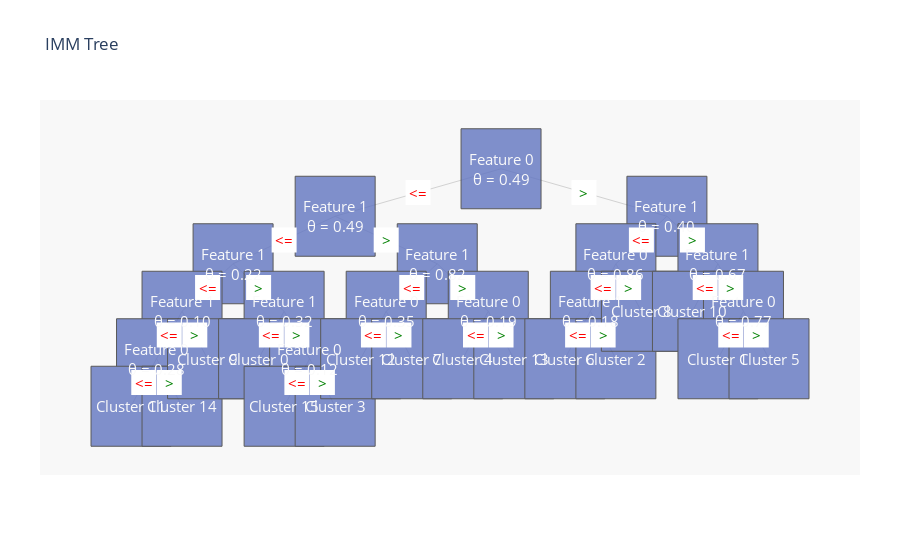

The code cell stored with this chart in its notebook:
### Code cell
#initialize with n clusters
imm = Extractor.imm(exact_cluster_to_search)
imm.fit(X_train)
imm.drawTree()

Y_pred_1=imm.predict_on_more_data(X_test)

print('rand_score is: ',metrics.rand_score(Y_test_Z,Y_pred_1),' , ARI score is : ',metrics.adjusted_rand_score(Y_test_Z,Y_pred_1),' , AMI score is: ',metrics.adjusted_mutual_info_score(Y_test_Z,Y_pred_1),' , silhoutte score is: ',metrics.silhouette_score(X_test,Y_pred_1))

### Figure 1 — Plotly figure (JSON) as saved in the notebook; plotly's stock layout.template omitted (floating-point values rounded to 4 significant figures)
{"data": [{"hoverinfo": "none", "line": {"color": "rgb(210,210,210)", "width": 1}, "mode": "lines", "type": "scatter", "x": [0, -3.25, null, 0, 3.25, null, -3.25, -5.25, null, -3.25, -1.25, null, -5.25, -6.25, null, -5.25, -4.25, null, -6.25, -6.75, null, -6.25, -5.75, null, -6.75, -7.25, null, -6.75, -6.25, null, -4.25, -4.75, null, -4.25, -3.75, null, -3.75, -4.25, null, -3.75, -3.25, null, -1.25, -2.25, null, -1.25, -0.25, null, -2.25, -2.75, null, -2.25, -1.75, null, -0.25, -0.75, null, -0.25, 0.25, null, 3.25, 2.25, null, 3.25, 4.25, null, 2.25, 1.75, null, 2.25, 2.75, null, 1.75, 1.25, null, 1.75, 2.25, null, 4.25, 3.75, null, 4.25, 4.75, null, 4.75, 4.25, null, 4.75, 5.25, null], "y": [10, 9, null, 10, 9, null, 9, 8, null, 9, 8, null, 8, 7, null, 8, 7, null, 7, 6, null, 7, 6, null, 6, 5, null, 6, 5, null, 7, 6, null, 7, 6, null, 6, 5, null, 6, 5, null, 8, 7, null, 8, 7, null, 7, 6, null, 7, 6, null, 7, 6, null, 7, 6, null, 9, 8, null, 9, 8, null, 8, 7, null, 8, 7, null, 7, 6, null, 7, 6, null, 8, 7, null, 8, 7, null, 7, 6, null, 7, 6, null]}, {"hoverinfo": "none", "marker": {"color": "#6175c1", "line": {"color": "rgb(50,50,50)", "width": 1}, "size": 80, "symbol": "square"}, "mode": "markers", "name": "bla", "opacity": 0.8, "text": ["Feature 0<br>θ = 0.49", "Feature 1<br>θ = 0.49", "Feature 1<br>θ = 0.22", "Feature 1<br>θ = 0.10", "Feature 0<br>θ = 0.28", "Cluster 11", "Cluster 14", "Cluster 9", "Feature 1<br>θ = 0.32", "Cluster 0", "Feature 0<br>θ = 0.12", "Cluster 15", "Cluster 3", "Feature 1<br>θ = 0.82", "Feature 0<br>θ = 0.35", "Cluster 12", "Cluster 7", "Feature 0<br>θ = 0.19", "Cluster 4", "Cluster 13", "Feature 1<br>θ = 0.40", "Feature 0<br>θ = 0.86", "Feature 1<br>θ = 0.18", "Cluster 6", "Cluster 2", "Cluster 8", "Feature 1<br>θ = 0.67", "Cluster 10", "Feature 0<br>θ = 0.77", "Cluster 1", "Cluster 5"], "type": "scatter", "x": [0, -3.25, -5.25, -6.25, -6.75, -7.25, -6.25, -5.75, -4.25, -4.75, -3.75, -4.25, -3.25, -1.25, -2.25, -2.75, -1.75, -0.25, -0.75, 0.25, 3.25, 2.25, 1.75, 1.25, 2.25, 2.75, 4.25, 3.75, 4.75, 4.25, 5.25], "y": [10, 9, 8, 7, 6, 5, 5, 6, 7, 6, 6, 5, 5, 8, 7, 6, 6, 7, 6, 6, 9, 8, 7, 6, 6, 7, 8, 7, 7, 6, 6]}, {"hoverinfo": "none", "marker": {"color": "#FFFFFF", "line": {"color": "rgb(250,250,250)", "width": 0}, "size": 25, "symbol": "square"}, "mode": "markers", "name": "bla", "opacity": 1, "type": "scatter", "x": [-1.625, 1.625, -4.25, -2.25, -5.75, -4.75, -6.5, -6, -7, -6.5, -4.5, -4, -4, -3.5, -1.75, -0.75, -2.5, -2, -0.5, 0, 2.75, 3.75, 2, 2.5, 1.5, 2, 4, 4.5, 4.5, 5], "y": [9.5, 9.5, 8.5, 8.5, 7.5, 7.5, 6.5, 6.5, 5.5, 5.5, 6.5, 6.5, 5.5, 5.5, 7.5, 7.5, 6.5, 6.5, 6.5, 6.5, 8.5, 8.5, 7.5, 7.5, 6.5, 6.5, 7.5, 7.5, 6.5, 6.5]}], "layout": {"annotations": [{"font": {"color": "rgb(250,250,250)", "size": 15}, "showarrow": false, "text": "Feature 0<br>θ = 0.49", "x": 0, "xref": "x", "y": 10, "yref": "y"}, {"font": {"color": "rgb(250,250,250)", "size": 15}, "showarrow": false, "text": "Feature 1<br>θ = 0.49", "x": -3.25, "xref": "x", "y": 9, "yref": "y"}, {"font": {"color": "rgb(250,250,250)", "size": 15}, "showarrow": false, "text": "Feature 1<br>θ = 0.22", "x": -5.25, "xref": "x", "y": 8, "yref": "y"}, {"font": {"color": "rgb(250,250,250)", "size": 15}, "showarrow": false, "text": "Feature 1<br>θ = 0.10", "x": -6.25, "xref": "x", "y": 7, "yref": "y"}, {"font": {"color": "rgb(250,250,250)", "size": 15}, "showarrow": false, "text": "Feature 0<br>θ = 0.28", "x": -6.75, "xref": "x", "y": 6, "yref": "y"}, {"font": {"color": "rgb(250,250,250)", "size": 15}, "showarrow": false, "text": "Cluster 11", "x": -7.25, "xref": "x", "y": 5, "yref": "y"}, {"font": {"color": "rgb(250,250,250)", "size": 15}, "showarrow": false, "text": "Cluster 14", "x": -6.25, "xref": "x", "y": 5, "yref": "y"}, {"font": {"color": "rgb(250,250,250)", "size": 15}, "showarrow": false, "text": "Cluster 9", "x": -5.75, "xref": "x", "y": 6, "yref": "y"}, {"font": {"color": "rgb(250,250,250)", "size": 15}, "showarrow": false, "text": "Feature 1<br>θ = 0.32", "x": -4.25, "xref": "x", "y": 7, "yref": "y"}, {"font": {"color": "rgb(250,250,250)", "size": 15}, "showarrow": false, "text": "Cluster 0", "x": -4.75, "xref": "x", "y": 6, "yref": "y"}, {"font": {"color": "rgb(250,250,250)", "size": 15}, "showarrow": false, "text": "Feature 0<br>θ = 0.12", "x": -3.75, "xref": "x", "y": 6, "yref": "y"}, {"font": {"color": "rgb(250,250,250)", "size": 15}, "showarrow": false, "text": "Cluster 15", "x": -4.25, "xref": "x", "y": 5, "yref": "y"}, {"font": {"color": "rgb(250,250,250)", "size": 15}, "showarrow": false, "text": "Cluster 3", "x": -3.25, "xref": "x", "y": 5, "yref": "y"}, {"font": {"color": "rgb(250,250,250)", "size": 15}, "showarrow": false, "text": "Feature 1<br>θ = 0.82", "x": -1.25, "xref": "x", "y": 8, "yref": "y"}, {"font": {"color": "rgb(250,250,250)", "size": 15}, "showarrow": false, "text": "Feature 0<br>θ = 0.35", "x": -2.25, "xref": "x", "y": 7, "yref": "y"}, {"font": {"color": "rgb(250,250,250)", "size": 15}, "showarrow": false, "text": "Cluster 12", "x": -2.75, "xref": "x", "y": 6, "yref": "y"}, {"font": {"color": "rgb(250,250,250)", "size": 15}, "showarrow": false, "text": "Cluster 7", "x": -1.75, "xref": "x", "y": 6, "yref": "y"}, {"font": {"color": "rgb(250,250,250)", "size": 15}, "showarrow": false, "text": "Feature 0<br>θ = 0.19", "x": -0.25, "xref": "x", "y": 7, "yref": "y"}, {"font": {"color": "rgb(250,250,250)", "size": 15}, "showarrow": false, "text": "Cluster 4", "x": -0.75, "xref": "x", "y": 6, "yref": "y"}, {"font": {"color": "rgb(250,250,250)", "size": 15}, "showarrow": false, "text": "Cluster 13", "x": 0.25, "xref": "x", "y": 6, "yref": "y"}, {"font": {"color": "rgb(250,250,250)", "size": 15}, "showarrow": false, "text": "Feature 1<br>θ = 0.40", "x": 3.25, "xref": "x", "y": 9, "yref": "y"}, {"font": {"color": "rgb(250,250,250)", "size": 15}, "showarrow": false, "text": "Feature 0<br>θ = 0.86", "x": 2.25, "xref": "x", "y": 8, "yref": "y"}, {"font": {"color": "rgb(250,250,250)", "size": 15}, "showarrow": false, "text": "Feature 1<br>θ = 0.18", "x": 1.75, "xref": "x", "y": 7, "yref": "y"}, {"font": {"color": "rgb(250,250,250)", "size": 15}, "showarrow": false, "text": "Cluster 6", "x": 1.25, "xref": "x", "y": 6, "yref": "y"}, {"font": {"color": "rgb(250,250,250)", "size": 15}, "showarrow": false, "text": "Cluster 2", "x": 2.25, "xref": "x", "y": 6, "yref": "y"}, {"font": {"color": "rgb(250,250,250)", "size": 15}, "showarrow": false, "text": "Cluster 8", "x": 2.75, "xref": "x", "y": 7, "yref": "y"}, {"font": {"color": "rgb(250,250,250)", "size": 15}, "showarrow": false, "text": "Feature 1<br>θ = 0.67", "x": 4.25, "xref": "x", "y": 8, "yref": "y"}, {"font": {"color": "rgb(250,250,250)", "size": 15}, "showarrow": false, "text": "Cluster 10", "x": 3.75, "xref": "x", "y": 7, "yref": "y"}, {"font": {"color": "rgb(250,250,250)", "size": 15}, "showarrow": false, "text": "Feature 0<br>θ = 0.77", "x": 4.75, "xref": "x", "y": 7, "yref": "y"}, {"font": {"color": "rgb(250,250,250)", "size": 15}, "showarrow": false, "text": "Cluster 1", "x": 4.25, "xref": "x", "y": 6, "yref": "y"}, {"font": {"color": "rgb(250,250,250)", "size": 15}, "showarrow": false, "text": "Cluster 5", "x": 5.25, "xref": "x", "y": 6, "yref": "y"}, {"font": {"color": "rgb(255,0,0)", "size": 15}, "showarrow": false, "text": "<=", "x": -1.625, "xref": "x", "y": 9.5, "yref": "y"}, {"font": {"color": "rgb(0,128,0)", "size": 15}, "showarrow": false, "text": ">", "x": 1.625, "xref": "x", "y": 9.5, "yref": "y"}, {"font": {"color": "rgb(255,0,0)", "size": 15}, "showarrow": false, "text": "<=", "x": -4.25, "xref": "x", "y": 8.5, "yref": "y"}, {"font": {"color": "rgb(0,128,0)", "size": 15}, "showarrow": false, "text": ">", "x": -2.25, "xref": "x", "y": 8.5, "yref": "y"}, {"font": {"color": "rgb(255,0,0)", "size": 15}, "showarrow": false, "text": "<=", "x": -5.75, "xref": "x", "y": 7.5, "yref": "y"}, {"font": {"color": "rgb(0,128,0)", "size": 15}, "showarrow": false, "text": ">", "x": -4.75, "xref": "x", "y": 7.5, "yref": "y"}, {"font": {"color": "rgb(255,0,0)", "size": 15}, "showarrow": false, "text": "<=", "x": -6.5, "xref": "x", "y": 6.5, "yref": "y"}, {"font": {"color": "rgb(0,128,0)", "size": 15}, "showarrow": false, "text": ">", "x": -6, "xref": "x", "y": 6.5, "yref": "y"}, {"font": {"color": "rgb(255,0,0)", "size": 15}, "showarrow": false, "text": "<=", "x": -7, "xref": "x", "y": 5.5, "yref": "y"}, {"font": {"color": "rgb(0,128,0)", "size": 15}, "showarrow": false, "text": ">", "x": -6.5, "xref": "x", "y": 5.5, "yref": "y"}, {"font": {"color": "rgb(255,0,0)", "size": 15}, "showarrow": false, "text": "<=", "x": -4.5, "xref": "x", "y": 6.5, "yref": "y"}, {"font": {"color": "rgb(0,128,0)", "size": 15}, "showarrow": false, "text": ">", "x": -4, "xref": "x", "y": 6.5, "yref": "y"}, {"font": {"color": "rgb(255,0,0)", "size": 15}, "showarrow": false, "text": "<=", "x": -4, "xref": "x", "y": 5.5, "yref": "y"}, {"font": {"color": "rgb(0,128,0)", "size": 15}, "showarrow": false, "text": ">", "x": -3.5, "xref": "x", "y": 5.5, "yref": "y"}, {"font": {"color": "rgb(255,0,0)", "size": 15}, "showarrow": false, "text": "<=", "x": -1.75, "xref": "x", "y": 7.5, "yref": "y"}, {"font": {"color": "rgb(0,128,0)", "size": 15}, "showarrow": false, "text": ">", "x": -0.75, "xref": "x", "y": 7.5, "yref": "y"}, {"font": {"color": "rgb(255,0,0)", "size": 15}, "showarrow": false, "text": "<=", "x": -2.5, "xref": "x", "y": 6.5, "yref": "y"}, {"font": {"color": "rgb(0,128,0)", "size": 15}, "showarrow": false, "text": ">", "x": -2, "xref": "x", "y": 6.5, "yref": "y"}, {"font": {"color": "rgb(255,0,0)", "size": 15}, "showarrow": false, "text": "<=", "x": -0.5, "xref": "x", "y": 6.5, "yref": "y"}, {"font": {"color": "rgb(0,128,0)", "size": 15}, "showarrow": false, "text": ">", "x": 0, "xref": "x", "y": 6.5, "yref": "y"}, {"font": {"color": "rgb(255,0,0)", "size": 15}, "showarrow": false, "text": "<=", "x": 2.75, "xref": "x", "y": 8.5, "yref": "y"}, {"font": {"color": "rgb(0,128,0)", "size": 15}, "showarrow": false, "text": ">", "x": 3.75, "xref": "x", "y": 8.5, "yref": "y"}, {"font": {"color": "rgb(255,0,0)", "size": 15}, "showarrow": false, "text": "<=", "x": 2, "xref": "x", "y": 7.5, "yref": "y"}, {"font": {"color": "rgb(0,128,0)", "size": 15}, "showarrow": false, "text": ">", "x": 2.5, "xref": "x", "y": 7.5, "yref": "y"}, {"font": {"color": "rgb(255,0,0)", "size": 15}, "showarrow": false, "text": "<=", "x": 1.5, "xref": "x", "y": 6.5, "yref": "y"}, {"font": {"color": "rgb(0,128,0)", "size": 15}, "showarrow": false, "text": ">", "x": 2, "xref": "x", "y": 6.5, "yref": "y"}, {"font": {"color": "rgb(255,0,0)", "size": 15}, "showarrow": false, "text": "<=", "x": 4, "xref": "x", "y": 7.5, "yref": "y"}, {"font": {"color": "rgb(0,128,0)", "size": 15}, "showarrow": false, "text": ">", "x": 4.5, "xref": "x", "y": 7.5, "yref": "y"}, {"font": {"color": "rgb(255,0,0)", "size": 15}, "showarrow": false, "text": "<=", "x": 4.5, "xref": "x", "y": 6.5, "yref": "y"}, {"font": {"color": "rgb(0,128,0)", "size": 15}, "showarrow": false, "text": ">", "x": 5, "xref": "x", "y": 6.5, "yref": "y"}], "font": {"size": 12}, "hovermode": "closest", "margin": {"b": 85, "l": 40, "r": 40, "t": 100}, "plot_bgcolor": "rgb(248,248,248)", "showlegend": false, "title": {"text": "IMM Tree"}, "uniformtext": {"minsize": 8}, "xaxis": {"showgrid": false, "showline": false, "showticklabels": false, "zeroline": false}, "yaxis": {"showgrid": false, "showline": false, "showticklabels": false, "zeroline": false}}}
